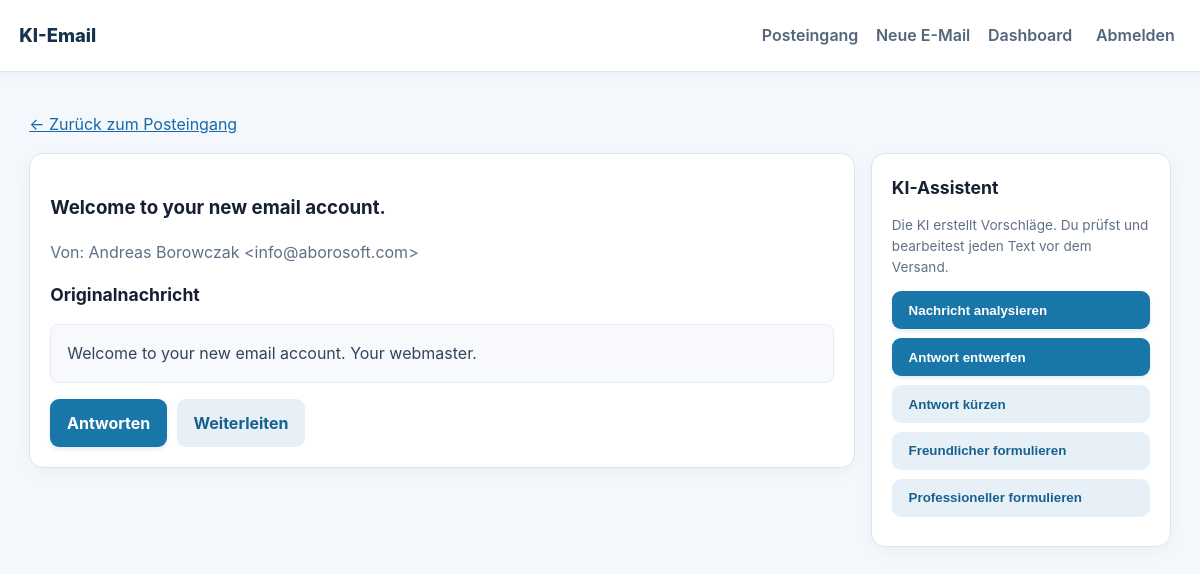
/inbox/1 (signed in), run on the app's committed database.
### app/models.py (models this page shows)
class EmailMessage(Base):
    __tablename__ = "email_messages"
    id: Mapped[int] = mapped_column(primary_key=True)
    account_id: Mapped[int] = mapped_column(ForeignKey("email_accounts.id"), index=True)
    message_id: Mapped[str] = mapped_column(String(998), unique=True)
    sender: Mapped[str] = mapped_column(String(998))
    subject: Mapped[str] = mapped_column(String(998), default="")
    body_text: Mapped[str] = mapped_column(Text, default="")
    ai_category: Mapped[str | None] = mapped_column(String(80), nullable=True)
    ai_priority: Mapped[str | None] = mapped_column(String(20), nullable=True)
    ai_summary: Mapped[str | None] = mapped_column(Text, nullable=True)
    ai_reply_draft: Mapped[str | None] = mapped_column(Text, nullable=True)
    is_read: Mapped[bool] = mapped_column(Boolean, default=False)
    received_at: Mapped[datetime | None] = mapped_column(DateTime(timezone=True), nullable=True)
    created_at: Mapped[datetime] = mapped_column(DateTime(timezone=True), default=utcnow)

### app/main.py (the view)
@app.get("/inbox/{message_id}", response_class=HTMLResponse)
def read_message(message_id: int, request: Request, db: Session = Depends(get_db)):
    user = require_user(request, db)
    message = db.get(EmailMessage, message_id)
    allowed_account_ids = {account.id for account in user.email_accounts if account.is_active}
    if not message or message.account_id not in allowed_account_ids:
        return RedirectResponse("/inbox", status_code=303)
    message.is_read = True
    db.commit()
    return templates.TemplateResponse(request=request, name="message.html", context={"user": user, "message": message})

### app/templates/message.html (shortened to what this page needs)
<!doctype html><html lang="de"><head><link rel="stylesheet" href="/static/style.css"></head><body><header><a class="brand" href="/">KI-Email</a><nav><a href="/inbox">Posteingang</a><a href="/compose">Neue E-Mail</a><a href="/dashboard">Dashboard</a><form method="post" action="/logout"><button class="link-button">Abmelden</button></form></nav></header><main class="shell"><a href="/inbox">← Zurück zum Posteingang</a><div class="message-layout"><section><section class="panel"><h1>{{ message.subject or '(ohne Betreff)' }}</h1><p class="muted">Von: {{ message.sender }}</p><h2>Originalnachricht</h2><pre>{{ message.body_text }}</pre><div class="actions"><a class="button" href="/compose?reply_to={{ message.id }}">Antworten</a><a class="button secondary" href="/compose?forward={{ message.id }}">Weiterleiten</a></div></section></section><aside class="panel ai-panel"><h2>KI-Assistent</h2><p class="ai-note">Die KI erstellt Vorschläge. Du prüfst und bearbeitest jeden Text vor dem Versand.</p><form method="post" action="/inbox/{{ message.id }}/ai"><button class="button" name="action" value="analyze">Nachricht analysieren</button></form><form method="post" action="/inbox/{{ message.id }}/ai"><button class="button" name="action" value="reply">Antwort entwerfen</button></form><form method="post" action="/inbox/{{ message.id }}/ai"><button class="button secondary" name="action" value="shorten">Antwort kürzen</button></form><form method="post" action="/inbox/{{ message.id }}/ai"><button class="button secondary" name="action" value="friendly">Freundlicher formulieren</button></form><form method="post" action="/inbox/{{ message.id }}/ai"><button class="button secondary" name="action" value="professional">Professioneller formulieren</button></form></aside></div></main></body></html>

### app/static/style.css (style rules this page uses)
:root { font-family:Inter,ui-sans-serif,system-ui,-apple-system,"Segoe UI",sans-serif;color:#172033;background:#f4f7fb;line-height:1.55 }
* { box-sizing:border-box }
body { margin:0;background:#f4f7fb;min-height:100vh }
a { color:#1769aa }
header { height:72px;background:#fff;border-bottom:1px solid #dce4ee;display:flex;align-items:center;justify-content:space-between;padding:0 max(1.2rem,calc((100vw - 1180px)/2));box-shadow:0 2px 10px #2336530b }
.brand { font-weight:800;color:#17324d;text-decoration:none;font-size:1.15rem }
nav { display:flex;align-items:center;gap:1.1rem }
nav a { color:#52657b;text-decoration:none;font-weight:600 }
.link-button { background:none;border:0;color:#52657b;cursor:pointer;font:inherit;font-weight:600 }
.shell { max-width:1180px;margin:0 auto;padding:2.5rem 1.2rem }
.intro p,.muted { color:#607087 }
.button { display:inline-block;border:0;border-radius:9px;background:#1976a9;color:#fff;padding:.72rem 1.05rem;font-weight:700;text-decoration:none;cursor:pointer;box-shadow:0 2px 4px #1769aa22 }
.secondary { background:#e7f0f7;color:#17618e;box-shadow:none }
.metric,.panel { background:#fff;border:1px solid #dce4ee;border-radius:14px;padding:1.25rem;box-shadow:0 4px 16px #2336530a }
.panel { margin-top:1rem }
.panel h2 { margin:0;font-size:1.1rem;color:#172033 }
.actions { display:flex;gap:.6rem;align-items:center;white-space:nowrap }
pre { white-space:pre-wrap;font:inherit;color:#34445a;background:#f7f9fc;border:1px solid #e5ebf2;border-radius:8px;padding:1rem }

### app/templates/message.html (style rules this page uses)
.message-layout { display:grid;grid-template-columns:minmax(0,1fr) 300px;gap:1rem }
.ai-panel { align-self:start;position:sticky;top:1rem }
.ai-panel form { margin:.55rem 0 }
.ai-panel .button { width:100%;text-align:left }
.ai-note { font-size:.85rem;color:#607087 }

### data on the page
EmailMessage: subject "Welcome to your new email account.", sender "Andreas Borowczak <info@aborosoft.com>", body_text "Welcome to your new email account. Your webmaster."
